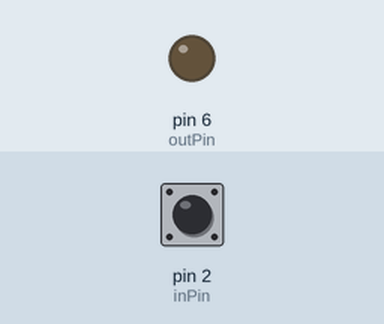
Recording of a sketch running on a simulated Arduino Uno, built with avr-gcc and run on an emulated ATmega328P. On the bench: output pins drawn as LEDs (lit = HIGH). The inputs (shaded band) are chosen by the test bench; at power-on: pin 2 (inPin) LOW.

Above: at 1.2 s.
1.3 s: pin 2 (inPin) driven HIGH
At 2.1 s:
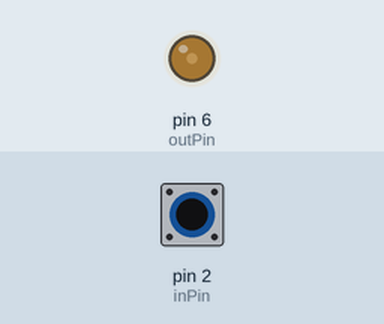
2.8 s: pin 2 (inPin) pulsed LOW 5 times (0.12 s each, 0.3 s apart)
At 3.39 s:
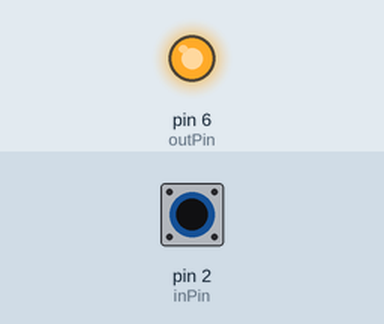
Timing chart, 0 to 5.8 s (numbered marks = the images above; inputs shaded):
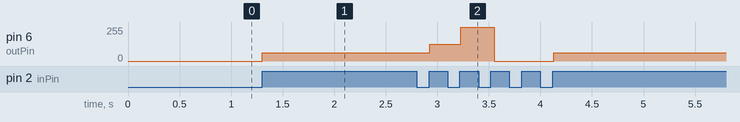

The sketch:

SwitchOuputsCode_V1.ino
```cpp
#define inPin 2
#define outPin 6
#define FLASH_RATE_Hz 2
#define PWM_MAX 255

int currentState;
int lastState;
int pwmVal = 0;
int operating_state=0;
bool LED_ON = false;
double turn_light_off_time=0;
double turn_light_on_time = 0;
double flash_count = 0;
double button_pressed_time=0;
volatile bool button_pushed = false;

double on_off_time = (pow(FLASH_RATE_Hz,-1)*0.5)*1000;

void setup() {
  pinMode(outPin, OUTPUT);

  pinMode(inPin, INPUT);
  attachInterrupt(digitalPinToInterrupt(inPin), button_pushed_func, RISING);
  Serial.begin(9600);
}

void loop() {
  check_for_button_press();
  cycle_light();


}


void button_pushed_func(){
  button_pushed = true;
  button_pressed_time = millis();
}

void flash_the_light(){
  if (flash_count == 0){
      if (millis()-button_pressed_time > on_off_time && LED_ON == true){
        analogWrite(outPin,0);
        turn_light_off_time = millis();
        LED_ON = false;
      }
  }

  else if (flash_count >0) {
    if (LED_ON == false && (millis()-turn_light_off_time) > on_off_time){
        analogWrite(outPin,255);
        turn_light_on_time = millis();
        LED_ON = true;
    }
    else if (LED_ON == true && (millis()-turn_light_on_time) > on_off_time){
        analogWrite(outPin, 0);
        turn_light_off_time = millis();
        LED_ON=false;
    }

  }
flash_count = 1 + flash_count;
}


void check_for_button_press(){
  if (button_pushed = true){
    lastState = digitalRead(inPin); //0= not pressed, 1 = pressed
    delay(25);
    currentState = digitalRead(inPin);
    if (currentState == 1 && lastState == 0){
      operating_state = operating_state + 1;

    }
  }
 button_pushed = false;
}

void cycle_light(){
  switch(operating_state){
    case 0:
      pwmVal = 0;
      LED_ON = false;
      analogWrite(outPin, pwmVal);
      break;
    case 1:
      pwmVal = int(PWM_MAX/4);
      LED_ON = true;
      analogWrite(outPin, pwmVal);
      break;
    case 2:
      pwmVal = int(PWM_MAX/2);
      LED_ON = true;
      analogWrite(outPin, pwmVal);
      break;
    case 3:
      pwmVal = PWM_MAX;
      LED_ON = true;
      analogWrite(outPin, pwmVal);
      break;
    case 4:
      flash_the_light();
      break;
    case 5:
      operating_state = 0;
      LED_ON = false;
      flash_count=0;
      pwmVal = 0;
      analogWrite(outPin, pwmVal);
      break;
}

}
```

Measured:
- after the input at 1.3 s, pin 6 (outPin): 0/255 → 63/255 at once
- after the input at 2.8 s, pin 6 (outPin): 63/255 → 127/255 after 0.13 s, → 255/255 0.30 s later, → 0/255 0.33 s later, → 63/255 0.58 s later
